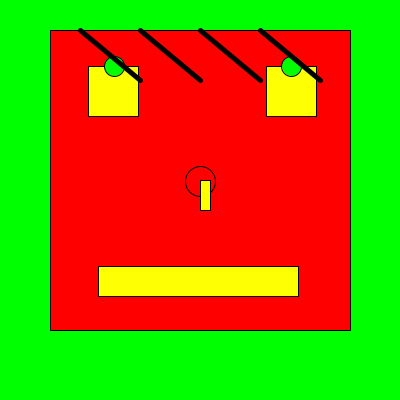
Frame 1 (no input)
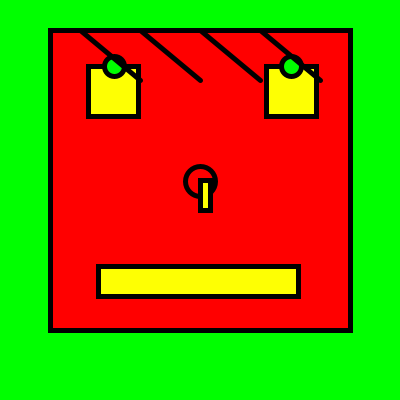
Frame 60 (the mouse pressed at the canvas centre just before this capture)
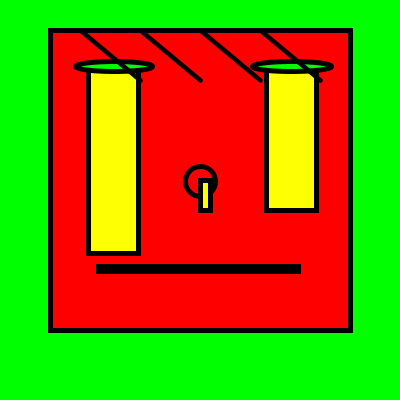
Frame 120 (the mouse held since frame 60 and released just before this capture)

The Processing sketch that drew these frames (run headless with seeded random() and noise(); from frame 60 on, the mouse is pressed at the canvas centre):

// Processing sketch: processing_99827
// ── processing_99827.pde

//Creative Computing
//Fervido Frias
//March 11, 2013.

void setup() {
  size(400, 400);
}


void face() {
  fill(255, 0, 0); 
  rect(50, 30, 300, 300);  
  smooth();
  fill(255, 0, 0);
  ellipse (width/2, height/2.2, 30, 30);
  fill(254, 255, 3);
  rect (width/4.5, height/6, 50, 50);
  rect (width/1.5, height/6, 50, 50);
  rect (width/2, 180, 10, 30);
  rect (98, height/1.5, 200, 30);
  int u = 20;
  int d = 20;
  fill (0, 255, 0);
  ellipse(width/1.37, height/6, u, d);
  fill (0, 255, 0);
  ellipse(width/3.5, height/6, u, d);
  strokeWeight (5);

  for (int i = 80; i < 300; i += 60) {
    line(i, 30, i + 60, 80);
  }
}

void sad() {
  fill(255, 0, 0); 
  rect(50, 30, 300, 300);  
  smooth();
  fill(255, 0, 0);
  ellipse (width/2, height/2.2, 30, 30);
  fill(254, 255, 3);
  rect (width/4.5, height/6, 50, random (200));
  rect (width/1.5, height/6, 50, random (200));
  rect (width/2, 180, 10, 30);
  rect (98, height/1.5, 200, 5);
  int u = 10;
  int d = 10;
  fill (0, 255, 0);
  ellipse(width/1.37, height/6, random (200), d);
  fill (0, 255, 0);
  ellipse(width/3.5, height/6, random (200), d);
  strokeWeight (random(5));

  for (int i = 80; i < 300; i += 60) {
    line(i, 30, i + 60, 80);
  }
}

void draw() {
  
  background(0,255,0);
  
  face();
  if (mousePressed == true) {
    sad();
  }
}
